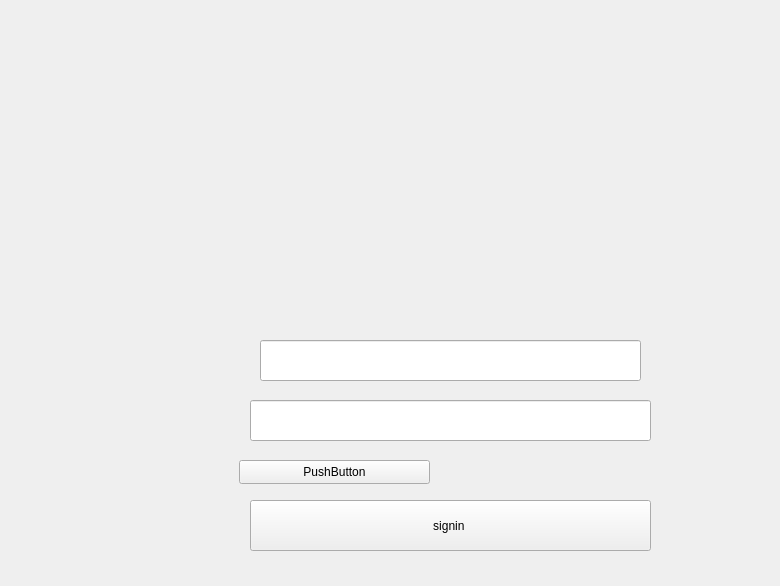
<?xml version="1.0" encoding="UTF-8"?>
<ui version="4.0">
 <class>sign_in</class>
 <widget class="QWidget" name="sign_in">
  <property name="geometry">
   <rect>
    <x>0</x>
    <y>0</y>
    <width>780</width>
    <height>586</height>
   </rect>
  </property>
  <property name="windowTitle">
   <string>Form</string>
  </property>
  <property name="styleSheet">
   <string notr="true">background-image: url(:/image/bg.jpeg);</string>
  </property>
  <widget class="QLineEdit" name="usernameLineEdit">
   <property name="geometry">
    <rect>
     <x>260</x>
     <y>340</y>
     <width>381</width>
     <height>41</height>
    </rect>
   </property>
   <property name="palette">
    <palette>
     <active>
      <colorrole role="Text">
       <brush brushstyle="SolidPattern">
        <color alpha="255">
         <red>0</red>
         <green>0</green>
         <blue>0</blue>
        </color>
       </brush>
      </colorrole>
      <colorrole role="ButtonText">
       <brush brushstyle="SolidPattern">
        <color alpha="255">
         <red>0</red>
         <green>0</green>
         <blue>0</blue>
        </color>
       </brush>
      </colorrole>
     </active>
     <inactive>
      <colorrole role="Text">
       <brush brushstyle="SolidPattern">
        <color alpha="255">
         <red>0</red>
         <green>0</green>
         <blue>0</blue>
        </color>
       </brush>
      </colorrole>
      <colorrole role="ButtonText">
       <brush brushstyle="SolidPattern">
        <color alpha="255">
         <red>0</red>
         <green>0</green>
         <blue>0</blue>
        </color>
       </brush>
      </colorrole>
     </inactive>
     <disabled/>
    </palette>
   </property>
  </widget>
  <widget class="QLineEdit" name="passwordLineEdit">
   <property name="geometry">
    <rect>
     <x>250</x>
     <y>400</y>
     <width>401</width>
     <height>41</height>
    </rect>
   </property>
   <property name="palette">
    <palette>
     <active>
      <colorrole role="Text">
       <brush brushstyle="SolidPattern">
        <color alpha="255">
         <red>0</red>
         <green>0</green>
         <blue>0</blue>
        </color>
       </brush>
      </colorrole>
      <colorrole role="ButtonText">
       <brush brushstyle="SolidPattern">
        <color alpha="255">
         <red>0</red>
         <green>0</green>
         <blue>0</blue>
        </color>
       </brush>
      </colorrole>
     </active>
     <inactive>
      <colorrole role="Text">
       <brush brushstyle="SolidPattern">
        <color alpha="255">
         <red>0</red>
         <green>0</green>
         <blue>0</blue>
        </color>
       </brush>
      </colorrole>
      <colorrole role="ButtonText">
       <brush brushstyle="SolidPattern">
        <color alpha="255">
         <red>0</red>
         <green>0</green>
         <blue>0</blue>
        </color>
       </brush>
      </colorrole>
     </inactive>
     <disabled/>
    </palette>
   </property>
  </widget>
  <widget class="QPushButton" name="loginButton">
   <property name="geometry">
    <rect>
     <x>250</x>
     <y>500</y>
     <width>401</width>
     <height>51</height>
    </rect>
   </property>
   <property name="palette">
    <palette>
     <active>
      <colorrole role="Text">
       <brush brushstyle="SolidPattern">
        <color alpha="255">
         <red>0</red>
         <green>0</green>
         <blue>0</blue>
        </color>
       </brush>
      </colorrole>
      <colorrole role="ButtonText">
       <brush brushstyle="SolidPattern">
        <color alpha="255">
         <red>0</red>
         <green>0</green>
         <blue>0</blue>
        </color>
       </brush>
      </colorrole>
     </active>
     <inactive>
      <colorrole role="Text">
       <brush brushstyle="SolidPattern">
        <color alpha="255">
         <red>0</red>
         <green>0</green>
         <blue>0</blue>
        </color>
       </brush>
      </colorrole>
      <colorrole role="ButtonText">
       <brush brushstyle="SolidPattern">
        <color alpha="255">
         <red>0</red>
         <green>0</green>
         <blue>0</blue>
        </color>
       </brush>
      </colorrole>
     </inactive>
     <disabled/>
    </palette>
   </property>
   <property name="text">
    <string>signin </string>
   </property>
  </widget>
  <widget class="QPushButton" name="signupbutton">
   <property name="geometry">
    <rect>
     <x>239</x>
     <y>460</y>
     <width>191</width>
     <height>24</height>
    </rect>
   </property>
   <property name="text">
    <string>PushButton</string>
   </property>
  </widget>
 </widget>
 <resources/>
 <connections/>
</ui>
